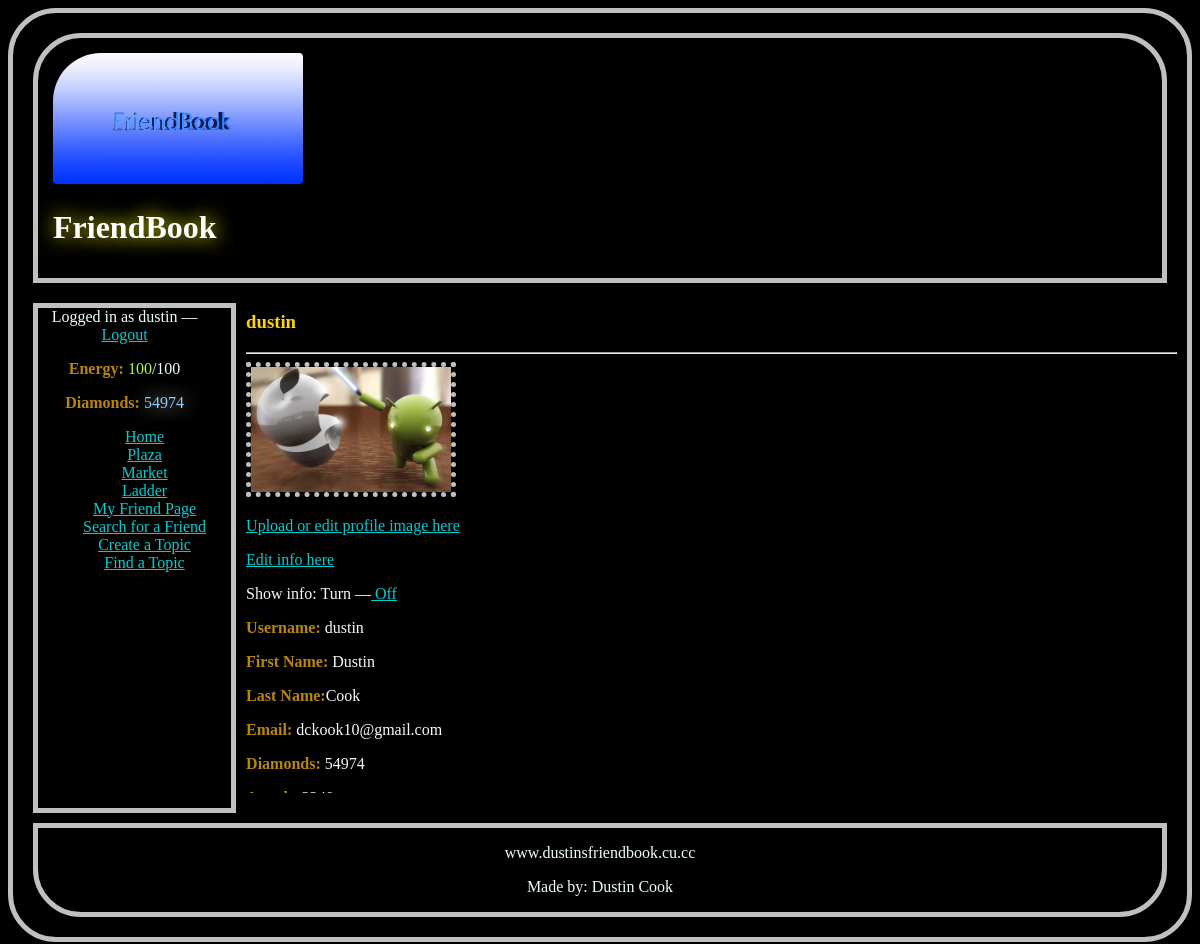
Screenshot of /active_friend_page (signed in) with the database file from the repository.
### friend/models.py (models this page shows)
class Friend(models.Model):
    user = models.OneToOneField(User, null=True, blank=True, on_delete=models.CASCADE)
    show_info = models.BooleanField(default=False)
    level = models.IntegerField()
    diamonds = models.IntegerField() # game currency
    energy = models.PositiveIntegerField()
    attack = models.IntegerField()
    defense = models.IntegerField()
    diamond_gen = models.IntegerField(default=1)
    profile_image = models.ImageField(null=True, blank=True)
    def __str__(self):
        return self.user.username

### friend/views.py (the view, shortened to what this page needs)
# urls.py: re_path(r'^active_friend_page$', friend.views.active_friend_page, name='active_friend_page'),
@login_required
def active_friend_page(request):
    friend = get_object_or_404(Friend, pk=request.user.friend.id)
    form = CommentForm()
    comments = Friend_Page_Comment.objects.filter(commented_on=friend)
    context = {
        'friend': friend,
        'image': friend.profile_image,
        'comments': comments,
        'is_users_page': True,
        'form': form,
        'show_info': friend.show_info,
        }
    return render(request, 'friend_page.html', context)

### friend/models.py (called while the page is built)
    def __str__(self):
        return self.comment

### friend/templates/friend_page.html (shortened to what this page needs)
{% extends 'base.html' %}
{% block content %}
        <h3 class="friend-header">{{ friend }}</h3>
        <hr />
        <div>
            {% if image %}
                <img class="friend_page_image" src="{{ image.url }}" width="200"/> <br />
            {% endif %}
            {% if is_users_page %}
                <p><a href="{% url 'edit_friend_picture' friend_id=user.friend.id %}" >Upload or edit profile image here</a></p>
                <p><a href="{% url 'edit_user_info' friend_id=user.friend.id %}" >Edit info here</a></p>
                <p>Show info: Turn &mdash;<a href="{% url 'show_info' friend_id=user.friend.id %}">{% if show_info %} Off {% else %} On {% endif %}</a></p>
            {% endif %}
            <p><strong>Username: </strong>{{ friend.user.username }}</p>
            {% if show_info %}
                {% if friend.user.first_name %}
                    <p><strong>First Name: </strong>{{ friend.user.first_name }}</p>
                {% endif %}
                {% if friend.user.last_name %}
                    <p><strong>Last Name:</strong>{{ friend.user.last_name }}</p>
                {% endif %}
                {% if friend.user.email %}
                    <p><strong>Email: </strong>{{ friend.user.email }}</p>
                {% endif %}
            {% endif %}
            <p><strong>Diamonds: </strong>{{ friend.diamonds }} </p>
            <p><strong>Attack: </strong>{{ friend.attack }}</p>
        </div>
{% endblock %}

### friend/templates/base.html (shortened to what this page needs)
<!DOCTYPE html>
{% load static %}
<html>
	<head>
        <link rel="stylesheet" href="{% static 'friend/main.css' %}" />
	</head>
	<body>
        <header>
            <img id="logo-image" src="{% static 'friend/FriendBook.png' %}" width="250" /> <h1 class="glow">FriendBook</h1>
        </header>
        <nav>
            {% if user.is_authenticated %}
                Logged in as {{ user.username }} &mdash; <a href="{% url 'logout' %}?next=/">Logout</a> <br />
                <p id="energy_status"><strong>Energy: </strong><em id="energy_style">{{ user.friend.energy }}</em>/100</p>
                <p id="diamond_status"><strong>Diamonds: </strong><em id="diamond_style">{{ user.friend.diamonds }}</em></p>
            {% else %}
                Not logged in &mdash; <a href="{% url 'login' %}">Login</a>
            {% endif %}
            <ul class="no_dot">
                <li><a href="{% url 'index' %}">Home</a></li>
                <li><a href="{% url 'comment_page' %}">Plaza</a></li>
                <li><a href="{% url 'market' %}">Market</a></li>
                <li><a href="{% url 'ladder' %}">Ladder</a></li>
                <li><a href="{% url 'active_friend_page' %}">My Friend Page</a></li>
                <li><a href="{% url 'friend_search' %}">Search for a Friend</a></li>
                <li><a href="{% url 'add_topic' %}">Create a Topic</a></li>
                <li><a href="{% url 'topic_search' %}">Find a Topic</a></li>
            </ul>
        </nav>
        <div id="content">
            {% block content %}
            {% endblock %}
        </div>
        <footer>
            <p>www.dustinsfriendbook.cu.cc</p>
            <p>Made by: Dustin Cook</p>
        </footer>
	</body>
</html>

### static/friend/main.css (style rules this page uses)
body { background-color: black; color: azure; border: solid silver thick; border-radius: 3em; padding: 10px; }
nav { width: 15%; float: left; height: 500px; background-color: black; color: azure; border: solid silver thick; text-align: center; margin: 10px; padding-right: 20px; }
header { background-color: black; color: azure; border: solid silver thick; margin: 10px; padding: 10px; padding-top: 15px; padding-left: 15px; border-top-left-radius: 3em; border-top-right-radius: 3em; }
footer { clear: both; position: relative; z-index: 10; margin-top: -3em; background-color: black; color: azure; border: solid silver thick; border-radius: 3em; border-top-left-radius: 0; border-top-right-radius: 0; margin: 10px; text-align: center; }
a { color: darkturquoise; }
strong { color: darkgoldenrod; }
ul.no_dot { list-style-type: none; }
.friend_page_image { border: dotted thick silver; }
.glow { color: #FFFFFF; -webkit-stroke-width: 5.3px; -webkit-stroke-color: #FFFFFF; -webkit-fill-color: #FFFFFF; text-shadow: 1px 0px 20px yellow; -webkit-transition: width 0.3s; transition: width 0.3s; -moz-transition: width 0.3s; -o-transition: width 0.3s; }
.friend-header { color: gold; }
#logo-image { border-top-left-radius: 3em; }
#content { background-color: black; color: ghostwhite; height: 500px; overflow: auto; }
#energy_style { color: greenyellow; font-style: normal; }
#diamond_style { font-style: normal; color: lightskyblue; webkit-stroke-width: 5.3px; text-shadow: 1px 0px 20px aliceblue; }

### rows the page displays
Friend: user.username "dustin", user.first_name "Dustin", user.last_name "Cook", user.email "dckook10@gmail.com", diamonds "54974"

### other values shown
{{ user.username }} "dustin"
{{ user.friend.energy }} "100"
{{ user.friend.diamonds }} "54974"
